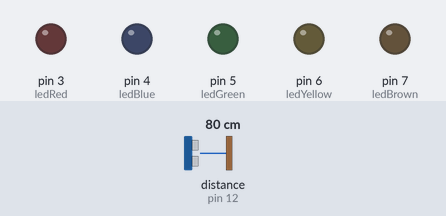
The sketch below on a simulated Arduino Uno, built with avr-gcc and run on an emulated ATmega328P. Shown: output pins drawn as LEDs (lit = HIGH). Wiring (inferred from the names in the program): ultrasonic range finder: trigger pin 13; echo pin 12. Inputs (shaded band) come from the test bench; at power-on: distance to the obstacle (sensor on pin 12) 80 cm. The echo pulse lasts 58.3 µs per cm; pins used as bus, display or sensor lines are not drawn.

Above: at 1.2 s.
1.3 s: distance to the obstacle (sensor on pin 12) set to 54 cm
2.8 s: distance to the obstacle (sensor on pin 12) set to 47 cm
At 4.0 s:
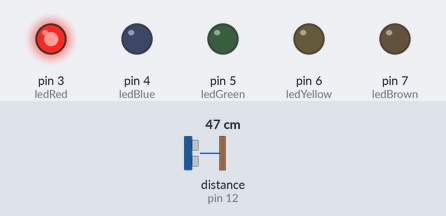
4.3 s: distance to the obstacle (sensor on pin 12) set to 44 cm
5.8 s: distance to the obstacle (sensor on pin 12) set to 37 cm
At 7.0 s:
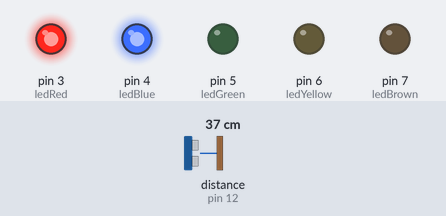
7.3 s: distance to the obstacle (sensor on pin 12) set to 33 cm
8.8 s: distance to the obstacle (sensor on pin 12) set to 28 cm
At 9.9 s:
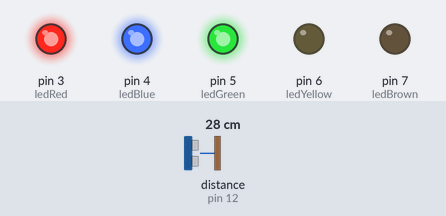
Timing chart, 0 to 11.3 s (numbered marks = the images above; inputs shaded):
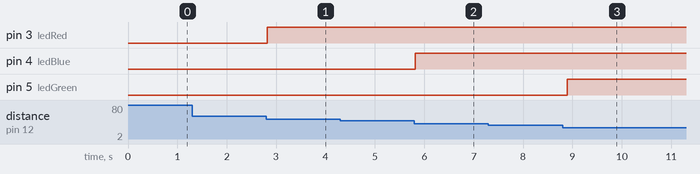

Measured:
- the behaviour switches between 51 and 50 cm on distance to the obstacle (sensor on pin 12) (found by bisection; images 0 and 1)
- the behaviour switches between 42 and 41 cm on distance to the obstacle (sensor on pin 12) (found by bisection; images 1 and 2)
- the behaviour switches between 31 and 30 cm on distance to the obstacle (sensor on pin 12) (found by bisection; images 2 and 3)
- after the input at 1.3 s, every drawn part: stays the same
- after the input at 2.8 s, pin 3 (ledRed): LOW → HIGH at once
- after the input at 4.3 s, every drawn part: stays the same
- after the input at 5.8 s, pin 4 (ledBlue): LOW → HIGH at once
- after the input at 7.3 s, every drawn part: stays the same
- after the input at 8.8 s, pin 5 (ledGreen): LOW → HIGH after 0.09 s

The sketch:

sensor_arduino_Joias_do_infinito.ino
```cpp
//Configurações de Portas do Arduino

//Sensor
const int TRIG = 13;
const int ECHO = 12;

//Demais componentes
const int ledRed = 3;
const int ledBlue = 4;
const int ledGreen = 5;
const int ledYellow = 6;
const int ledBrown = 7;

void setup() {
  Serial.begin(9600);

  // Configurações do Sensor
  pinMode(TRIG,OUTPUT);
  pinMode(ECHO,INPUT);

  // Configurações do LED
  pinMode(ledGreen, OUTPUT);
  pinMode(ledRed, OUTPUT);
  pinMode(ledBlue, OUTPUT);
  pinMode(ledBrown, OUTPUT);
  pinMode(ledYellow, OUTPUT);

}

void loop() {
  int distancia = sensor(TRIG,ECHO);

    if(distancia <= 50){
      digitalWrite(ledRed, HIGH);
    }
    if(distancia <=40){
      digitalWrite(ledBlue , HIGH);
    }
    if(distancia <= 30){
      digitalWrite(ledGreen , HIGH);
    }
    if(distancia <= 20){
      digitalWrite(ledYellow , HIGH);
    }
    if(distancia <= 10){
      digitalWrite(ledBrown , HIGH);
    }
  delay(100);
}

int sensor(int pinotrig,int pinoecho){
  digitalWrite(pinotrig,LOW);
  delayMicroseconds(2);
  digitalWrite(pinotrig,HIGH);
  delayMicroseconds(10);
  digitalWrite(pinotrig,LOW);

  return pulseIn(pinoecho,HIGH)/58;
}
```
